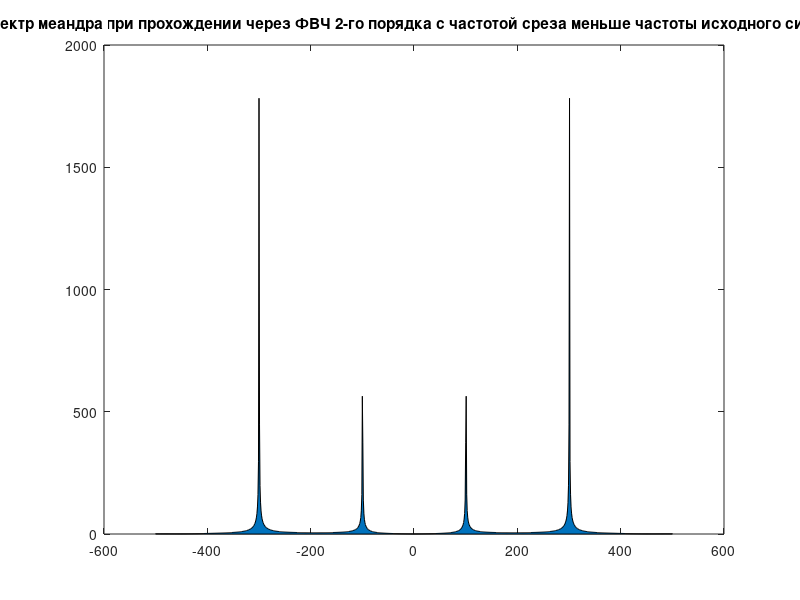

This figure's MATLAB source:
fs=200;
fd=1000;
amp=3;
t=0:1/fd:1;
x=amp*square(2*pi*fs*t,50);
F=linspace(-fd/2,fd/2,length(x));
s=fft(x);
area(F,abs(s));
title("Спектр исходного сигнала");
plot(t,x)
xlim([0 0.1])
xlabel("Время (с)")
ylabel("Амплитуда (В)")
title("Исходный сигнал")
%Фильтр ФНЧ 1го порядка частота среза больше
[b1,a1]=butter(1,300/(fd/2),'low');
f1=filter(b1,a1,x);
plot(t,f1);
xlim([0 0.1])
xlabel("Время (с)");
ylabel("Амплитуда (В)");
title("Осциллограмма меандра при прохождении через ФНЧ 1-го порядка с частотой среза болше частоты исходного сигнала");
s1=fft(f1);
area(F,abs(s1));
title("Спектр меандра при прохождении через ФНЧ 1-го порядка с частотой среза болше частоты исходного сигнала");
%Фильтр ФНЧ 1го порядка частота среза равна
[b2,a2]=butter(1,200/(fd/2),'low');
f2=filter(b2,a2,x);
plot(t,f2);
xlim([0 0.1])
xlabel("Время (с)");
ylabel("Амплитуда (В)");
title("Осциллограмма меандра при прохождении через ФНЧ 1-го порядка с частотой среза равной частоты исходного сигнала");
s2=fft(f2);
area(F,abs(s2));
title("Спектр меандра при прохождении через ФНЧ 1-го порядка с частотой среза равной частоты исходного сигнала");
%Фильтр ФНЧ 1го порядка частота среза меньше
[b3,a3]=butter(1,100/(fd/2),'low');
f3=filter(b3,a3,x);
plot(t,f3);
xlim([0 0.1])
xlabel("Время (с)");
ylabel("Амплитуда (В)");
title("Осциллограмма меандра при прохождении через ФНЧ 1-го порядка с частотой среза меньше частоты исходного сигнала");
s3=fft(f3);
area(F,abs(s3));
title("Спектр меандра при прохождении через ФНЧ 1-го порядка с частотой среза меньше частоты исходного сигнала");
%Фильтр ФНЧ 2го порядка частота среза больше
[b4,a4]=butter(2,300/(fd/2),'low');
f4=filter(b4,a4,x);
plot(t,f4);
xlim([0 0.1])
xlabel("Время (с)");
ylabel("Амплитуда (В)");
title("Осциллограмма меандра при прохождении через ФНЧ 2-го порядка с частотой среза болше частоты исходного сигнала");
s4=fft(f4);
area(F,abs(s4));
title("Спектр меандра при прохождении через ФНЧ 2-го порядка с частотой среза болше частоты исходного сигнала");
%Фильтр ФНЧ 2го порядка частота среза равна
[b5,a5]=butter(2,200/(fd/2),'low');
f5=filter(b5,a5,x);
plot(t,f5);
xlim([0 0.1])
xlabel("Время (с)");
ylabel("Амплитуда (В)");
title("Осциллограмма меандра при прохождении через ФНЧ 2-го порядка с частотой среза равной частоты исходного сигнала");
s5=fft(f5);
area(F,abs(s5));
title("Спектр меандра при прохождении через ФНЧ 2-го порядка с частотой среза равной частоты исходного сигнала");
%Фильтр ФНЧ 2го порядка частота среза меньше
[b6,a6]=butter(2,100/(fd/2),'low');
f6=filter(b6,a6,x);
plot(t,f6);
xlim([0 0.1])
xlabel("Время (с)");
ylabel("Амплитуда (В)");
title("Осциллограмма меандра при прохождении через ФНЧ 2-го порядка с частотой среза меньше частоты исходного сигнала");
s6=fft(f6);
area(F,abs(s6));
title("Спектр меандра при прохождении через ФВЧ 1-го порядка с частотой среза меньше частоты исходного сигнала");
%Фильтр ФНЧ 1го порядка частота среза больше
[b7,a7]=butter(1,300/(fd/2),'high');
f7=filter(b7,a7,x);
plot(t,f7);
xlim([0 0.1])
xlabel("Время (с)");
ylabel("Амплитуда (В)");
title("Осциллограмма меандра при прохождении через ФВЧ 1-го порядка с частотой среза болше частоты исходного сигнала");
s7=fft(f7);
area(F,abs(s7));
title("Спектр меандра при прохождении через ФВЧ 1-го порядка с частотой среза болше частоты исходного сигнала");
%Фильтр ФВЧ 1го порядка частота среза равна
[b8,a8]=butter(1,200/(fd/2),'high');
f8=filter(b8,a8,x);
plot(t,f8);
xlim([0 0.1])
xlabel("Время (с)");
ylabel("Амплитуда (В)");
title("Осциллограмма меандра при прохождении через ФВЧ 1-го порядка с частотой среза равной частоты исходного сигнала");
s8=fft(f8);
area(F,abs(s8));
title("Спектр меандра при прохождении через ФВЧ 1-го порядка с частотой среза равной частоты исходного сигнала");
%Фильтр ФВЧ 1го порядка частота среза меньше
[b9,a9]=butter(1,100/(fd/2),'high');
f9=filter(b9,a9,x);
plot(t,f9);
xlim([0 0.1])
xlabel("Время (с)");
ylabel("Амплитуда (В)");
title("Осциллограмма меандра при прохождении через ФВЧ 1-го порядка с частотой среза меньше частоты исходного сигнала");
s9=fft(f9);
area(F,abs(s9));
title("Спектр меандра при прохождении через ФВЧ 1-го порядка с частотой среза меньше частоты исходного сигнала");
%Фильтр ФВЧ 2го порядка частота среза больше
[b10,a10]=butter(2,300/(fd/2),'high');
f10=filter(b10,a10,x);
plot(t,f10);
xlim([0 0.1])
xlabel("Время (с)");
ylabel("Амплитуда (В)");
title("Осциллограмма меандра при прохождении через ФВЧ 2-го порядка с частотой среза болше частоты исходного сигнала");
s10=fft(f10);
area(F,abs(s10));
title("Спектр меандра при прохождении через ФВЧ 2-го порядка с частотой среза болше частоты исходного сигнала");
%Фильтр ФНЧ 2го порядка частота среза равна
[b11,a11]=butter(2,200/(fd/2),'high');
f11=filter(b11,a11,x);
plot(t,f11);
xlim([0 0.1])
xlabel("Время (с)");
ylabel("Амплитуда (В)");
title("Осциллограмма меандра при прохождении через ФВЧ 2-го порядка с частотой среза равной частоты исходного сигнала");
s11=fft(f11);
area(F,abs(s11));
title("Спектр меандра при прохождении через ФВЧ 2-го порядка с частотой среза равной частоты исходного сигнала");
%Фильтр ФНЧ 2го порядка частота среза меньше
[b12,a12]=butter(2,100/(fd/2),'high');
f12=filter(b12,a12,x);
plot(t,f12);
xlim([0 0.1])
xlabel("Время (с)");
ylabel("Амплитуда (В)");
title("Осциллограмма меандра при прохождении через ФВЧ 2-го порядка с частотой среза меньше частоты исходного сигнала");
s12=fft(f12);
area(F,abs(s12));
title("Спектр меандра при прохождении через ФВЧ 2-го порядка с частотой среза меньше частоты исходного сигнала");

